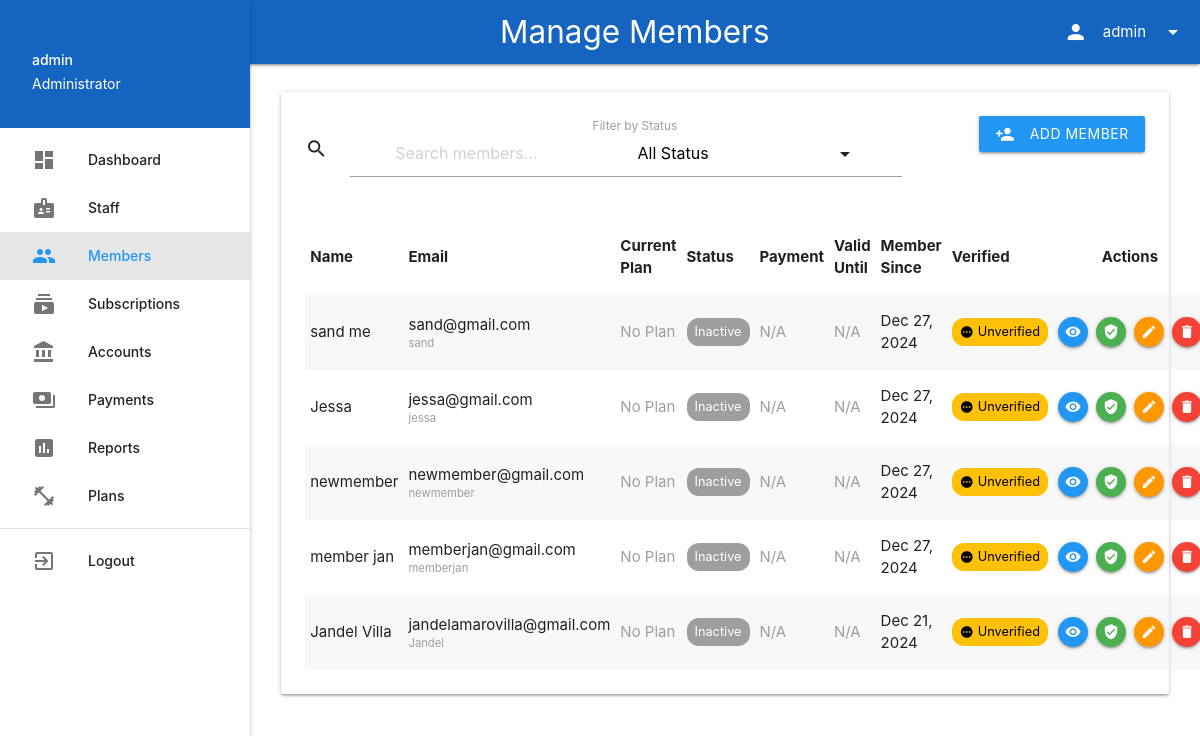
/admin/members.php (signed in), run on the app's committed database.
### tables this page shows
CREATE TABLE `users` (
  `id` int(11) NOT NULL,
  `username` varchar(50) NOT NULL,
  `password` varchar(255) NOT NULL,
  `email` varchar(100) NOT NULL,
  `full_name` varchar(100) NOT NULL,
  `contact_number` varchar(20) NOT NULL,
  `address` text NOT NULL,
  `role` enum('admin','staff','member') NOT NULL,
  `status` enum('active','inactive') DEFAULT 'active',
  `verified` tinyint(1) DEFAULT 0,
  `verified_at` datetime DEFAULT NULL,
  `verified_by` int(11) DEFAULT NULL,
  `staff_notes` text DEFAULT NULL,
  `permanently_deleted` tinyint(1) DEFAULT 0,
  `deleted_at` datetime DEFAULT NULL,
  `created_at` timestamp NOT NULL DEFAULT current_timestamp(),
  `updated_at` timestamp NOT NULL DEFAULT current_timestamp() ON UPDATE current_timestamp()
);

### admin/members.php (the view, shortened to what this page needs)
<?php
require_once '../config/config.php';
$search = isset($_GET['search']) ? $conn->real_escape_string($_GET['search']) : '';
$query = "SELECT u.*,
          CASE
            WHEN s.status = 'active' AND s.start_date <= CURDATE() AND s.end_date >= CURDATE() THEN 'Active'
            WHEN s.status = 'pending' THEN 'Pending'
            WHEN s.status = 'active' AND s.end_date < CURDATE() THEN 'Expired'
            ELSE 'Inactive'
          END as subscription_status,
          p.name as plan_name,
          p.duration_months,
          s.start_date as subscription_start,
          s.end_date as subscription_end,
          s.id as subscription_id,
          COALESCE(py.status, 'pending') as payment_status,
          py.amount as payment_amount,
          py.payment_date,
          u.created_at as member_since,
          u.verified,
          u.verified_at,
          CONCAT(admin.full_name) as verified_by_name,
          u.staff_notes,
          (SELECT COUNT(*) FROM subscriptions WHERE user_id = u.id) as total_subscriptions
          FROM users u
          LEFT JOIN (
              SELECT * FROM subscriptions
              WHERE (status = 'active' AND end_date >= CURDATE())
              OR status = 'pending'
              ORDER BY created_at DESC
              LIMIT 1
          ) s ON u.id = s.user_id
          LEFT JOIN plans p ON s.plan_id = p.id
          LEFT JOIN payments py ON s.id = py.subscription_id
          LEFT JOIN users admin ON u.verified_by = admin.id
          WHERE u.role = 'member'
          AND u.permanently_deleted = 0";
$query .= " ORDER BY u.created_at DESC";
$stmt = $conn->prepare($query);
$stmt->execute();
$result = $stmt->get_result();
?>
<!DOCTYPE html>
<html lang="en">
<head>
    <link rel="stylesheet" href="https://cdnjs.cloudflare.com/ajax/libs/materialize/1.0.0/css/materialize.min.css">
</head>
<body>
    <?php include '../includes/admin_nav.php'; ?>
    <main>
        <div class="row">
            <div class="col s12">
                <div class="card">
                    <div class="card-content">
                        <div class="row">
                            <div class="col s12 m4">
                                <div class="input-field">
                                    <i class="material-icons prefix">search</i>
                                    <input type="text" id="search" placeholder="Search members..."
                                           value="<?php echo htmlspecialchars($search); ?>" onkeyup="updateFilters()">
                                </div>
                            </div>
                            <div class="col s12 m4">
                                <div class="input-field">
                                    <label>Filter by Status</label>
                                </div>
                            </div>
                            <div class="col s12 m4">
                                <button class="btn blue waves-effect waves-light right" onclick="addMember()">
                                    <i class="material-icons left">person_add</i>
                                    Add Member
                                </button>
                            </div>
                        </div>
                        <div class="responsive-table">
                            <table class="striped highlight" id="members-table">
                                <thead>
                                    <tr>
                                        <th>Name</th>
                                        <th>Email</th>
                                        <th>Current Plan</th>
                                        <th>Status</th>
                                        <th>Payment</th>
                                        <th>Valid Until</th>
                                        <th>Member Since</th>
                                        <th>Verified</th>
                                        <th class="center-align">Actions</th>
                                    </tr>
                                </thead>
                                <tbody>
                                    <?php if ($result && $result->num_rows > 0): ?>
                                        <?php while($member = $result->fetch_assoc()): ?>
                                            <tr>
                                                <td>
                                                    <?php echo htmlspecialchars($member['full_name']); ?>
                                                </td>
                                                <td>
                                                    <?php echo htmlspecialchars($member['email']); ?>
                                                    <br><small class="grey-text"><?php echo htmlspecialchars($member['username']); ?></small>
                                                </td>
                                                <td>
                                                    <?php if ($member['plan_name']): ?>
                                                        <?php echo htmlspecialchars($member['plan_name']); ?>
                                                        <br><small class="grey-text"><?php echo $member['duration_months']; ?> months</small>
                                                    <?php else: ?>
                                                        <span class="grey-text">No Plan</span>
                                                    <?php endif; ?>
                                                </td>
                                                <td>
                                                    <span class="status-badge status-<?php echo strtolower($member['subscription_status']); ?>">
                                                        <?php echo $member['subscription_status']; ?>
                                                    </span>
                                                </td>
                                                <td>
                                                    <?php if ($member['subscription_status'] !== 'Inactive'): ?>
                                                        <span class="status-badge status-<?php echo $member['payment_status']; ?>">
                                                            <?php echo ucfirst($member['payment_status']); ?>
                                                        </span>
                                                        <?php if ($member['payment_amount']): ?>
                                                            <br><small class="grey-text">₱<?php echo number_format($member['payment_amount'], 2); ?></small>
                                                        <?php endif; ?>
                                                    <?php else: ?>
                                                        <span class="grey-text">N/A</span>
                                                    <?php endif; ?>
                                                </td>
                                                <td>
                                                    <?php if ($member['subscription_end']): ?>
                                                        <?php
                                                        $end_date = new DateTime($member['subscription_end']);
                                                        $now = new DateTime();
                                                        $days_left = $now->diff($end_date)->days;
                                                        echo date('M d, Y', strtotime($member['subscription_end']));
                                                        if ($end_date > $now) {
                                                            echo "<br><small class='grey-text'>{$days_left} days left</small>";
                                                        }
                                                        ?>
                                                    <?php else: ?>
                                                        <span class="grey-text">N/A</span>
                                                    <?php endif; ?>
                                                </td>
                                                <td>
                                                    <?php echo date('M d, Y', strtotime($member['member_since'])); ?>
                                                </td>
                                                <td>
                                                    <?php if ($member['verified']): ?>
                                                        <span class="status-badge status-verified tooltipped"
                                                              data-position="top"
                                                              data-tooltip="Verified by <?php echo $member['verified_by_name']; ?> on <?php echo date('M d, Y', strtotime($member['verified_at'])); ?>">
                                                            <i class="material-icons tiny">verified</i> Verified
                                                        </span>
                                                    <?php else: ?>
                                                        <span class="status-badge status-pending">
                                                            <i class="material-icons tiny">pending</i> Unverified
                                                        </span>
                                                    <?php endif; ?>
                                                </td>
                                                <td class="center-align">
                                                    <div class="action-buttons">
                                                        <button onclick="viewMemberDetails(<?php echo $member['id']; ?>)"
                                                                class="btn-floating btn-small blue tooltipped"
                                                                data-position="top" data-tooltip="View Details">
                                                            <i class="material-icons">visibility</i>
                                                        </button>
                                                        <?php if (!$member['verified']): ?>
                                                            <button onclick="verifyMember(<?php echo $member['id']; ?>)"
                                                                    class="btn-floating btn-small green tooltipped"
                                                                    data-position="top" data-tooltip="Verify Member">
                                                                <i class="material-icons">verified_user</i>
                                                            </button>
                                                        <?php endif; ?>
                                                        <button onclick="editMember(<?php echo $member['id']; ?>)"
                                                                class="btn-floating btn-small orange tooltipped"
                                                                data-position="top" data-tooltip="Edit Member">
                                                            <i class="material-icons">edit</i>
                                                        </button>
                                                        <?php if ($member['subscription_status'] === 'Inactive'): ?>
                                                            <button onclick="deleteMember(<?php echo $member['id']; ?>)"
                                                                    class="btn-floating btn-small red tooltipped"
                                                                    data-position="top" data-tooltip="Delete Member">
                                                                <i class="material-icons">delete</i>
                                                            </button>
                                                        <?php endif; ?>
                                                    </div>
                                                </td>
                                            </tr>
                                        <?php endwhile; ?>
                                    <?php else: ?>
                                        <tr>
                                            <td colspan="9" class="center-align">No members found</td>
                                        </tr>
                                    <?php endif; ?>
                                </tbody>
                            </table>
                        </div>
                    </div>
                </div>
            </div>
        </div>
    </main>
</body>
</html>

### data on the page
users: full_name "sand me", email "sand@gmail.com", username "sand", subscription_status "Inactive", created_at "Dec 27, 2024", verified 0 (drawn)
users: full_name "Jessa", email "jessa@gmail.com", username "jessa", subscription_status "Inactive", created_at "Dec 27, 2024", verified 0 (drawn)
users: full_name "newmember", email "newmember@gmail.com", username "newmember", subscription_status "Inactive", created_at "Dec 27, 2024", verified 0 (drawn)
users: full_name "member jan", email "memberjan@gmail.com", username "memberjan", subscription_status "Inactive", created_at "Dec 27, 2024", verified 0 (drawn)
users: full_name "Jandel Villa", email "jandelamarovilla@gmail.com", username "Jandel", subscription_status "Inactive", created_at "Dec 21, 2024", verified 0 (drawn)

### other printed values
$page_title "Manage Members"
$_SESSION['username'] "admin"
